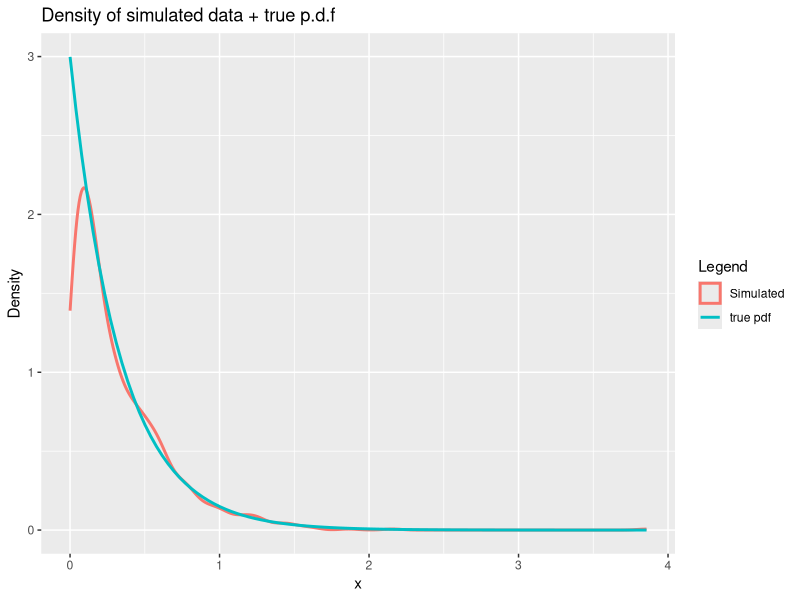
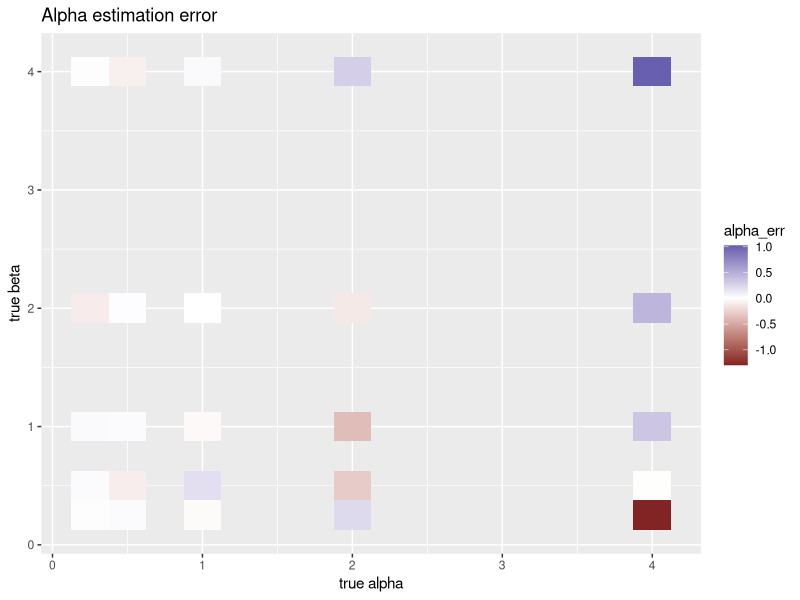
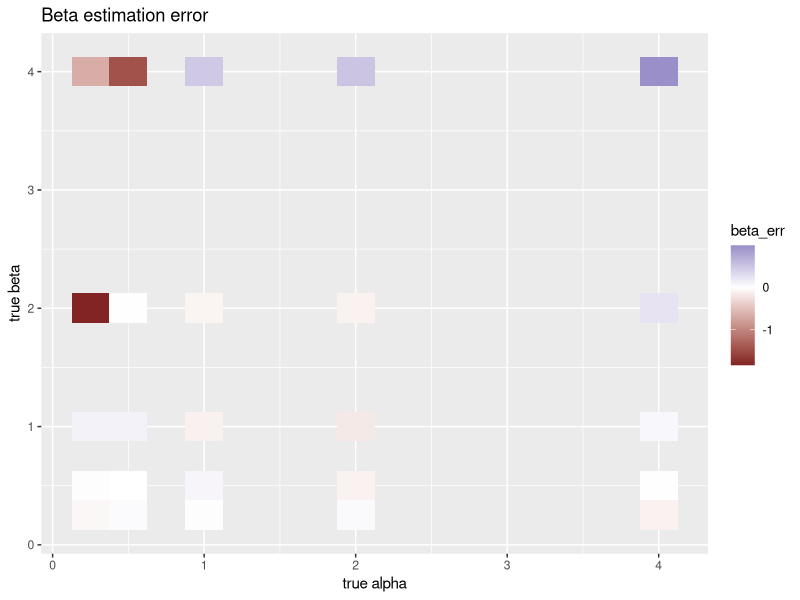
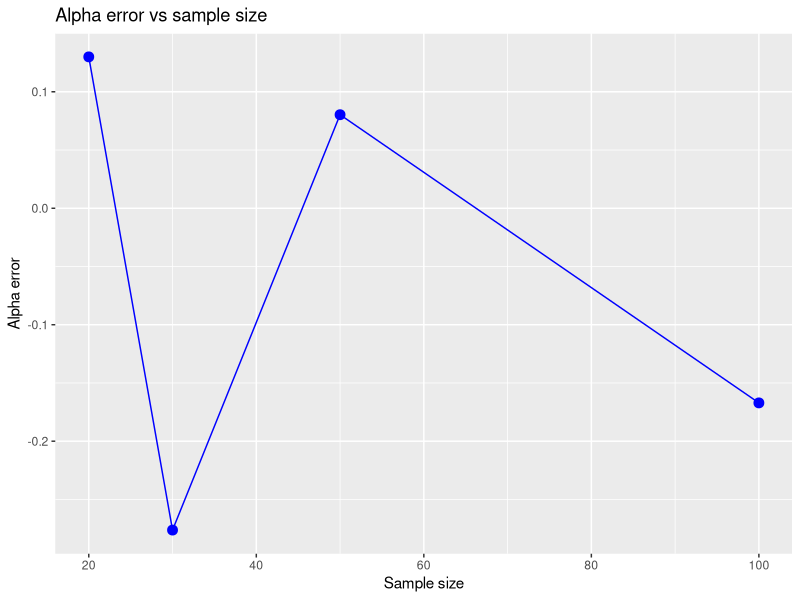
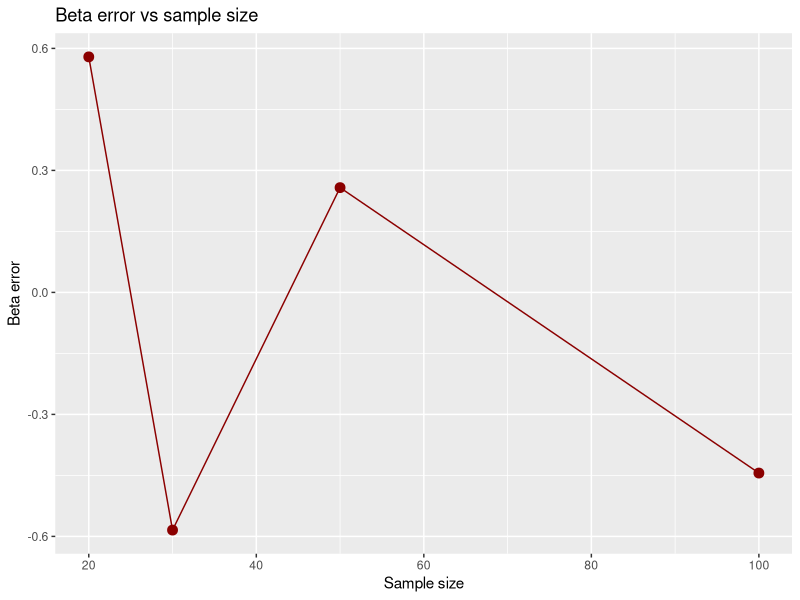

Write the R code that produced these figures, in order.
## ---- chunk 1
# Question 1
# set a default seed
set.seed(402)

lambda <- 3 
x <- rexp(1000, rate = lambda)

head(x)
## ---- chunk 2
# Question 2
# loading package
library(ggplot2)

df <- data.frame(x)
ggplot(df, aes(x)) +
    geom_density(linewidth = 1.0, aes(color = "Simulated")) + 
    stat_function(fun = function(x) lambda * exp(-lambda * x), aes(color = "true pdf"), linewidth = 1.0) +
    xlab("x") + ylab("Density") +
    ggtitle("Density of simulated data + true p.d.f") +
    labs(color = "Legend")
## ---- chunk 3
# Question 3
# estimate probability of simulation
p_simulation <- sum(x > 1) / length(x)

# true probability
p_true <- 1 - pexp(1, rate = lambda)

p_simulation
p_true
## ---- chunk 4
# Question 4
# creating a function
error_simulation <- function(n = 1000, lambda = 3) {
  x <- rexp(n, rate = lambda)
  p_simulation <- sum(x > 1) / length(x)
  p_true <- 1 - pexp(1, rate = lambda)
  abs(p_simulation - p_true)
}

# run 100 simulations
set.seed(402)
errors <- replicate(100, error_simulation())
mean(errors)
## ---- chunk 5
# Question 1
library(MASS)

fit_gamma <- function(x, alpha = NULL, beta = NULL) {
  fit <- fitdistr(x, densfun = "gamma")
  # extract estimates
  alpha_hat <- fit$estimate["shape"]
  beta_hat  <- fit$estimate["rate"]
  # create output list
  output <- list(alpha_hat = alpha_hat, beta_hat = beta_hat)
  # if true alpha or beta provided -> errors
  if (!is.null(alpha) && !is.null(beta)) {
    output$alpha_err <- alpha - alpha_hat
    output$beta_err  <- beta - beta_hat
  }
  
  return(output)
}

set.seed(402)
x_sample <- rgamma(1000, shape = 2, rate = 3)
fit_gamma(x_sample, alpha = 2, beta = 3)
## ---- chunk 6
# Question 2
# loading package
library(dplyr)
library(ggplot2)

alpha_grid <- c(0.25, 0.5, 1, 2, 4)
beta_grid  <- c(0.25, 0.5, 1, 2, 4)
grid <- expand.grid(alpha = alpha_grid, beta = beta_grid)

set.seed(402)
results <- data.frame()

for (i in 1:nrow(grid)) {
  a <- grid$alpha[i]
  b <- grid$beta[i]
  # sample 100 values
  x_sample <- rgamma(100, shape = a, rate = b)
  # estimate
  estimate <- fit_gamma(x_sample, alpha = a, beta = b)
 
  results <- rbind(results, data.frame(alpha = a, beta = b,                                                                        alpha_err = estimate$alpha_err, beta_err = estimate$beta_err))
}
# plot for alpha
ggplot(results, aes(x = alpha, y = beta, fill = alpha_err)) +
  geom_tile() +
  scale_fill_gradient2(mid = "white") +
  xlab("true alpha") + ylab("true beta") +
  ggtitle("Alpha estimation error") +
  labs(fill = "alpha_err")

# plot for beta
ggplot(results, aes(x = alpha, y = beta, fill = beta_err)) +
  geom_tile() +
  scale_fill_gradient2(mid = "white") +
  xlab("true alpha") + ylab("true beta") +
  ggtitle("Beta estimation error") +
  labs(fill = "beta_err")
## ---- chunk 7
# Question 3

alpha_true <- 1
beta_true  <- 2

n_values <- c(20, 30, 50, 100)

set.seed(402)

results_n <- data.frame()

for (n in n_values) {
  x_sample <- rgamma(n, shape = alpha_true, rate = beta_true)
  
  est <- fit_gamma(x_sample, alpha = alpha_true, beta = beta_true)
  
  results_n <- rbind(results_n,data.frame(n = n, alpha_err = est$alpha_err,beta_err  = est$beta_err))
}

results_n

# plot for alpha
ggplot(results_n, aes(x = n, y = alpha_err)) +
  geom_point(size = 3, color = "blue") +
  geom_line(color = "blue") +
  xlab("Sample size") + ylab("Alpha error") +
  ggtitle("Alpha error vs sample size") 

# plot for beta
ggplot(results_n, aes(x = n, y = beta_err)) +
  geom_point(size = 3, color = "darkred") +
  geom_line(color = "darkred") +
  xlab("Sample size") + ylab("Beta error") +
  ggtitle("Beta error vs sample size") 
